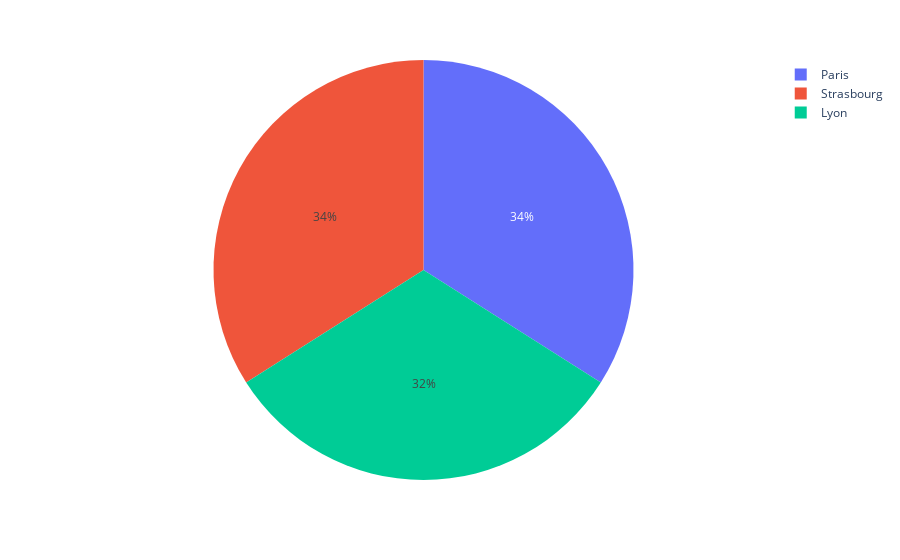

Notebook cell for this chart:
### Code cell
print(data["villes"].value_counts())
px.pie(data, values=data["villes"].value_counts(),names=["Paris","Strasbourg","Lyon"])

### Figure 1 — Plotly figure (JSON) as saved in the notebook; plotly's stock layout.template omitted (floating-point values rounded to 4 significant figures)
{"data": [{"domain": {"x": [0, 1], "y": [0, 1]}, "hovertemplate": "label=%{label}<br>value=%{value}<extra></extra>", "labels": ["Paris", "Strasbourg", "Lyon"], "legendgroup": "", "name": "", "showlegend": true, "type": "pie", "values": [17, 17, 16]}], "layout": {"legend": {"tracegroupgap": 0}, "margin": {"t": 60}}}
